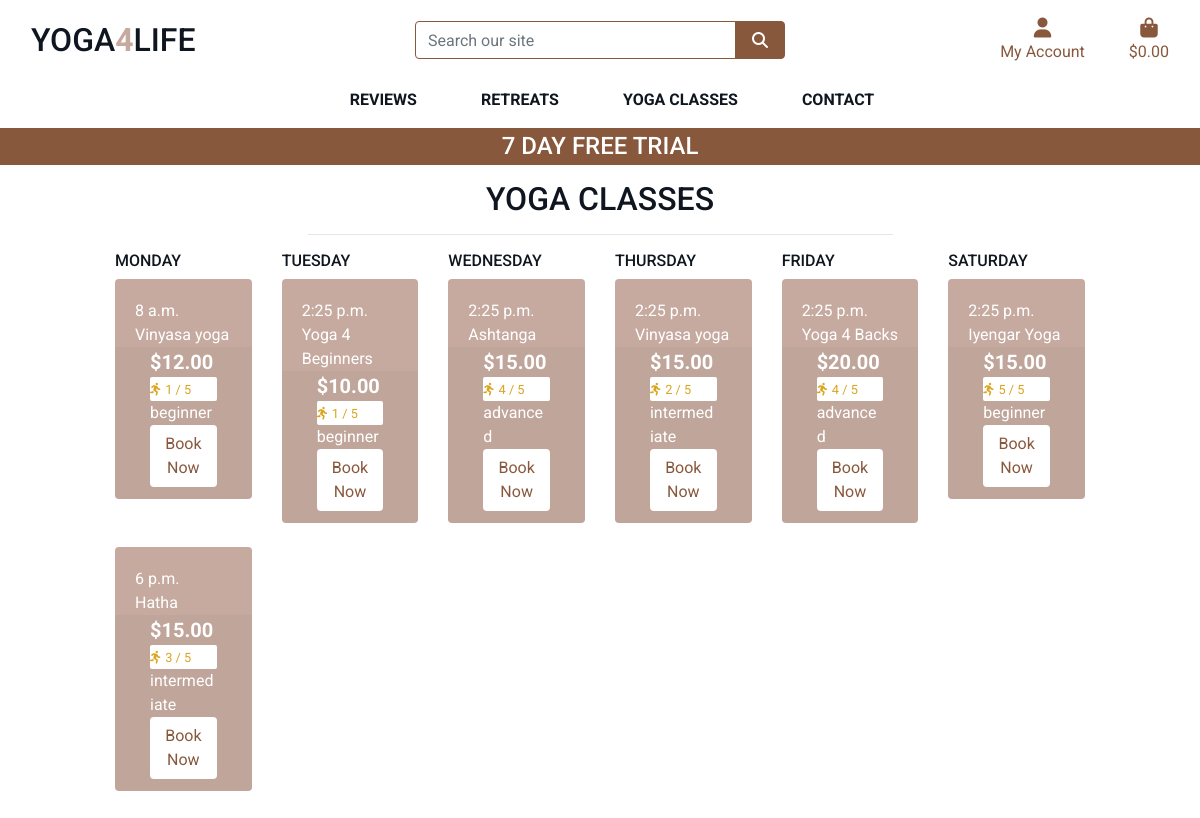
The page /classes/ on the database as committed earlier.
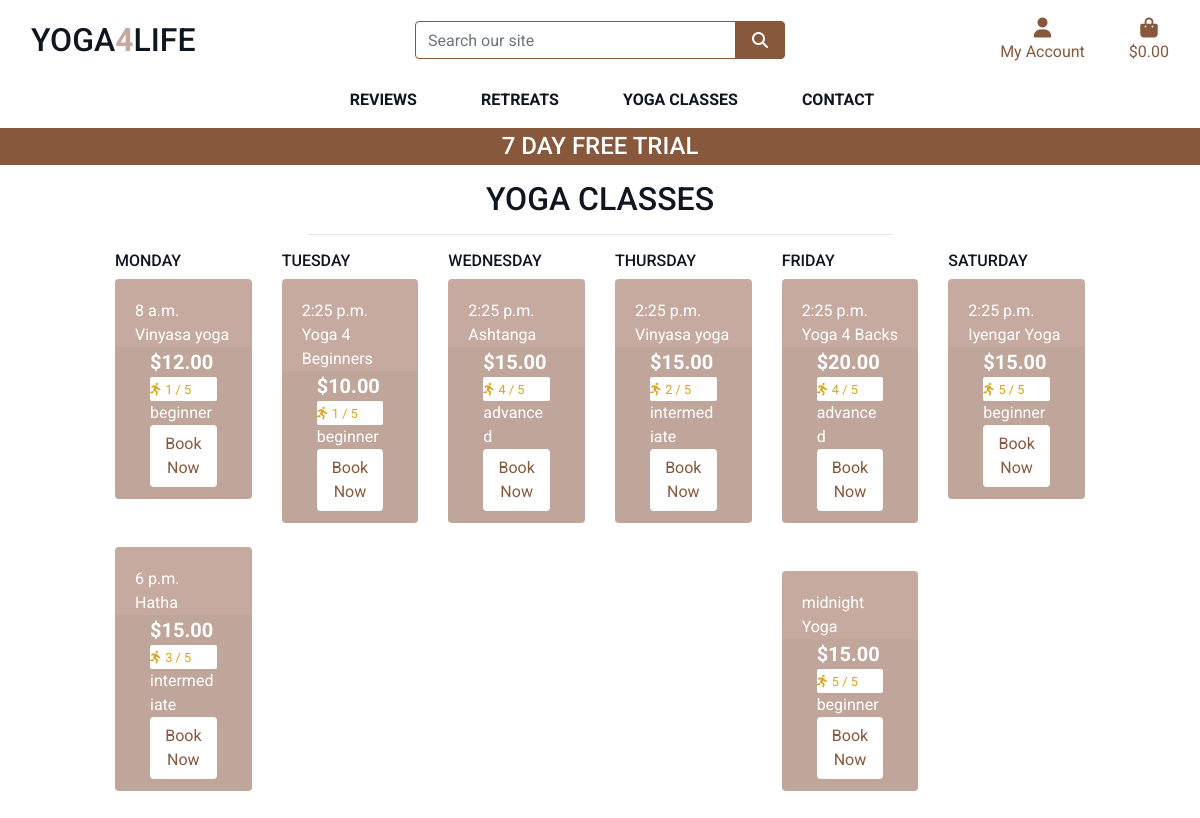
The same page on the database as committed later.
### classes/models.py (models this page shows, shortened)
class Class(models.Model):
    class Meta:
        verbose_name_plural = 'Classes'
    DAYS_OF_THE_WEEK = (
        ('1', 'Monday'),
        ('2', 'Tuesday'),
        ('3', 'Wednesday'),
        ('4', 'Thursday'),
        ('5', 'Friday'),
        ('6', 'Saturday')
    )
    level = models.ForeignKey('Level', null=True, blank=True, on_delete=models.SET_NULL)
    sku = models.CharField(max_length=254, null=True, blank=True)
    name = models.CharField(max_length=254)
    description = models.TextField()
    price = models.DecimalField(max_digits=6, decimal_places=2)
    dificulty = models.DecimalField(max_digits=6, decimal_places=0, null=True, blank=True)
    image_url = models.URLField(max_length=1024, null=True, blank=True)
    image = models.ImageField(null=True, blank=True)
    day = models.CharField(max_length=1, choices=DAYS_OF_THE_WEEK)
    time = models.DateTimeField()

class Level(models.Model):
    name = models.CharField(max_length=254)
    friendly_name = models.CharField(max_length=254, null=True, blank=True)
    def __str__(self):
        return self.name

### classes/views.py (the view)
# urls.py: path('', views.all_classes, name='classes'),
def all_classes(request):
    classes = Class.objects.order_by('day', 'time')
    context = {
        'classes': classes,
    }
    return render(request, 'classes/classes.html', context)

### classes/templates/classes/classes.html (shortened to what this page needs)
{% extends "base.html" %}
{% load static %}
{% block page_header %}
<div class="container header-container">
</div>
{% endblock %}
{% block content %}
<div class="container-fluid">
    <div class="row">
        <div class="col text-center mt-3">
            <h2 class="logo-font">Yoga Classes</h2>
            <hr class="w-50 mb-1">
        </div>
    </div>
     <div class="row">
        <div class="retreat-container col-10 offset-1">
            <div class="row">
                <div class="col-sm-6 col-md-6 col-lg-2 col-xl-2">
                    <h6 class="logo-font">Monday</h6>
                {% for class in classes %}
                    {% if class.day == "1"%}
                    <div class="col pl-0 pr-0 pb-5">
                        <div class="card h-100 border-0">
                            <div class="card-body pb-0">
                                <p class="mb-0">{{ class.time.time }}</p>
                                <p class="mb-0">{{ class.name }}</p>
                            </div>
                            <div class="card-footer pt-0 border-0 text-left">
                                <div class="">
                                    <div class="col">
                                        <p class="lead mb-0 font-weight-bold">${{ class.price }}</p>
                                        {% if class.dificulty %}
                                        <div class="card-white-sm">
                                            <small class="text-gold"><i class="fas fa-running mr-1"></i>{{ class.dificulty }} / 5</small>
                                        </div>
                                        {% else %}
                                            <small class="text-gold">No dificulty</small>
                                        {% endif %}
                                        <p class="mb-0">{{ class.level }}</p>
                                        <a class="btn btn-white" href="{% url 'class_detail' class.sku %}">Book Now</a>
                                    </div>
                                </div>
                            </div>
                        </div>
                    </div>
                {% endif %}
                {% endfor %}
                </div>
                <div class="col-sm-6 col-md-6 col-lg-2 col-xl-2">
                    <h6 class="logo-font">Tuesday</h6>
                {% for class in classes %}
                {% if class.day == "2"%}
                    <div class="col pl-0 pr-0 pb-5">
                        <div class="card h-100 border-0">
                            <div class="card-body pb-0">
                                <p class="mb-0">{{ class.time.time }}</p>
                                <p class="mb-0">{{ class.name }}</p>
                            </div>
                            <div class="card-footer pt-0 border-0 text-left">
                                <div class="">
                                    <div class="col">
                                        <p class="lead mb-0 font-weight-bold">${{ class.price }}</p>
                                        {% if class.dificulty %}
                                        <div class="card-white-sm">
                                            <small class="text-gold"><i class="fas fa-running mr-1"></i>{{ class.dificulty }} / 5</small>
                                        </div>
                                        {% else %}
                                            <small class="text-gold">No dificulty</small>
                                        {% endif %}
                                        <p class="mb-0">{{ class.level }}</p>
                                        <a class="btn btn-white" href="{% url 'class_detail' class.sku %}">Book Now</a>
                                    </div>
                                </div>
                            </div>
                        </div>
                    </div>
                {% endif %}
                {% endfor %}
                </div>
                <div class="col-sm-6 col-md-6 col-lg-2 col-xl-2">
                    <h6 class="logo-font">Wednesday</h6>
                {% for class in classes %}
                {% if class.day == "3"%}
                    <div class="col pl-0 pr-0 pb-5">
                        <div class="card h-100 border-0">
                            <div class="card-body pb-0">
                                <p class="mb-0">{{ class.time.time }}</p>
                                <p class="mb-0">{{ class.name }}</p>
                            </div>
                            <div class="card-footer pt-0 border-0 text-left">
                                <div class="">
                                    <div class="col">
                                        <p class="lead mb-0 font-weight-bold">${{ class.price }}</p>
                                        {% if class.dificulty %}
                                        <div class="card-white-sm">
                                            <small class="text-gold"><i class="fas fa-running mr-1"></i>{{ class.dificulty }} / 5</small>
                                        </div>
                                        {% else %}
                                            <small class="text-gold">No dificulty</small>
                                        {% endif %}
                                        <p class="mb-0">{{ class.level }}</p>
                                        <a class="btn btn-white" href="{% url 'class_detail' class.sku %}">Book Now</a>
                                    </div>
                                </div>
                            </div>
                        </div>
                    </div>
                {% endif %}
                {% endfor %}
                </div>
                <div class="col-sm-6 col-md-6 col-lg-2 col-xl-2">
                    <h6 class="logo-font">Thursday</h6>
                {% for class in classes %}
                {% if class.day == "4"%}
                    <div class="col pl-0 pr-0 pb-5">
                        <div class="card h-100 border-0">
                            <div class="card-body pb-0">
                                <p class="mb-0">{{ class.time.time }}</p>
                                <p class="mb-0">{{ class.name }}</p>
                            </div>
                            <div class="card-footer pt-0 border-0 text-left">
                                <div class="">
                                    <div class="col">
                                        <p class="lead mb-0 font-weight-bold">${{ class.price }}</p>
                                        {% if class.dificulty %}
                                        <div class="card-white-sm">
                                            <small class="text-gold"><i class="fas fa-running mr-1"></i>{{ class.dificulty }} / 5</small>
                                        </div>
                                        {% else %}
                                            <small class="text-gold">No dificulty</small>
                                        {% endif %}
                                        <p class="mb-0">{{ class.level }}</p>
                                        <a class="btn btn-white" href="{% url 'class_detail' class.sku %}">Book Now</a>
                                    </div>
                                </div>
                            </div>
                        </div>
                    </div>
                {% endif %}
                {% endfor %}
                </div>
                <div class="col-sm-6 col-md-6 col-lg-2 col-xl-2">
                    <h6 class="logo-font">Friday</h6>
                {% for class in classes %}
                {% if class.day == "5"%}
                    <div class="col pl-0 pr-0 pb-5">
                        <div class="card h-100 border-0">
                            <div class="card-body pb-0">
                                <p class="mb-0">{{ class.time.time }}</p>
                                <p class="mb-0">{{ class.name }}</p>
                            </div>
                            <div class="card-footer pt-0 border-0 text-left">
                                <div class="">
                                    <div class="col">
                                        <p class="lead mb-0 font-weight-bold">${{ class.price }}</p>
                                        {% if class.dificulty %}
                                        <div class="card-white-sm">
                                            <small class="text-gold"><i class="fas fa-running mr-1"></i>{{ class.dificulty }} / 5</small>
                                        </div>
                                        {% else %}
                                            <small class="text-gold">No dificulty</small>
                                        {% endif %}
                                        <p class="mb-0">{{ class.level }}</p>
                                        <a class="btn btn-white" href="{% url 'class_detail' class.sku %}">Book Now</a>
                                    </div>
                                </div>
                            </div>
                        </div>
                    </div>
                {% endif %}
                {% endfor %}
                </div>
                <div class="col-sm-6 col-md-6 col-lg-2 col-xl-2">
                    <h6 class="logo-font">Saturday</h6>
                {% for class in classes %}
                {% if class.day == "6"%}
                    <div class="col pl-0 pr-0 pb-5">
                        <div class="card h-100 border-0">
                            <div class="card-body pb-0">
                                <p class="mb-0">{{ class.time.time }}</p>
                                <p class="mb-0">{{ class.name }}</p>
                            </div>
                            <div class="card-footer pt-0 border-0 text-left">
                                <div class="">
                                    <div class="col">
                                        <p class="lead mb-0 font-weight-bold">${{ class.price }}</p>
                                        {% if class.dificulty %}
                                        <div class="card-white-sm">
                                            <small class="text-gold"><i class="fas fa-running mr-1"></i>{{ class.dificulty }} / 5</small>
                                        </div>
                                        {% else %}
                                            <small class="text-gold">No dificulty</small>
                                        {% endif %}
                                        <p class="mb-0">{{ class.level }}</p>
                                        <a class="btn btn-white" href="{% url 'class_detail' class.sku %}">Book Now</a>
                                    </div>
                                </div>
                            </div>
                        </div>
                    </div>
                {% endif %}
                {% endfor %}
                </div>
            </div>
        </div>
    </div>
</div>
{% endblock %}

Rows that differ between the two databases and show on the page:
added Class: time.time "midnight", name "Yoga", price "15.00", dificulty "5", level "beginner", shown under "FRIDAY"
